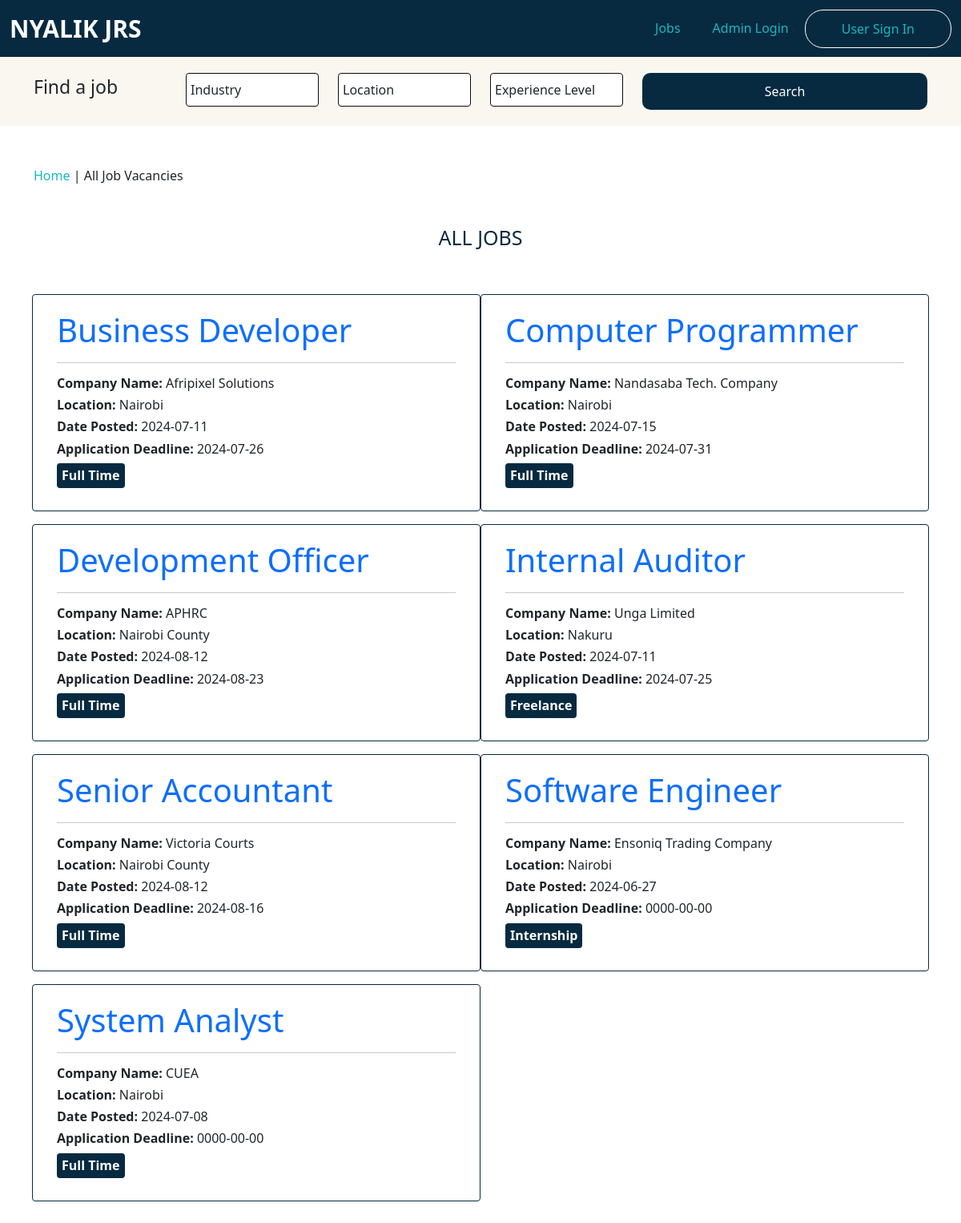
Screenshot of /jobs/explore_all_jobs.php with the database file from the repository.
### tables this page shows
CREATE TABLE `posted_jobs` (
  `jobId` int(11) NOT NULL,
  `jobTitle` varchar(200) NOT NULL,
  `jobDescription` varchar(6000) NOT NULL,
  `jobEmploymentType` varchar(200) NOT NULL,
  `companyName` varchar(200) NOT NULL,
  `totalApplicants` int(11) DEFAULT NULL,
  `coreQualifications` varchar(1200) NOT NULL,
  `date_created` date NOT NULL DEFAULT current_timestamp(),
  `updation_date` datetime DEFAULT NULL ON UPDATE current_timestamp(),
  `status` int(11) NOT NULL,
  `jobLocation` varchar(255) NOT NULL,
  `job_level` varchar(200) NOT NULL,
  `job_salary` varchar(200) NOT NULL,
  `application_deadline` date NOT NULL,
  `job_industry` varchar(255) NOT NULL
);

### jobs/explore_all_jobs.php (the view, shortened to what this page needs)
<?php
include_once "functions/functions.php";
$pdo = databaseConnection();
?>
<?= headerTemplate('JOBS | ALL JOBS'); ?>
<nav class="navbar navbar-expand-lg bg-body-tertiary">
    <div class="container-fluid">
        <a href="index.php?page=home" class="navbar-brand">Nyalik JRS</a>
        <div class="collapse navbar-collapse justify-content-end" id="navbarSupportedContent">
            <?php
            if (!isset($_SESSION["userLoggedIn"]) && $_SESSION["userLoggedIn"] !== true) {
            ?>
                <ul class="navbar-nav">
                    <li class="nav-item">
                        <a class="nav-link" href="index.php?page=jobs/explore_all_jobs">Jobs</a>
                    </li>
                    <li class="nav-item">
                        <a class="nav-link" href="index.php?page=admin/admin_login">Admin Login</a>
                    </li>
                    <li class="nav-item">
                        <a class="nav-link" href="index.php?page=users/user_login">User Sign In</a>
                    </li>
                </ul>
            <?php }
            ?>
        </div>
    </div>
</nav>
<div id="search_form">
    <div class="container">
        <div class="row">
            <div class="col-md-12">
                <form action="" class="search" method="post">
                    <div class="row">
                        <div class="col-2">
                            <div class="form-group">
                                <label for="">Find a job</label>
                            </div>
                        </div>
                        <div class="col-2">
                            <div class="form-group">
                                <select name="job_industry" class="form-control">
                                    <option disabled selected>Industry</option>
                                </select>
                            </div>
                        </div>
                        <div class="col-2">
                            <div class="form-group">
                                <select name="" class="form-control">
                                    <option disabled selected>Location</option>
                                </select>
                            </div>
                        </div>
                        <div class="col-2">
                            <div class="form-group">
                                <select name="" class="form-control">
                                    <option selected disabled>Experience Level</option>
                                </select>
                            </div>
                        </div>
                        <div class="col-4">
                            <div class="form-group">
                                <input type="submit" value="Search" class="btn w-100">
                            </div>
                        </div>
                    </div>
                </form>
            </div>
        </div>
    </div>
</div>
<div class="breadcrumb">
    <div class="container">
        <div class="row">
            <span><a href="index.php?page=home">Home</a> | All Job Vacancies</span>
        </div>
    </div>
</div>
<div id="section_title">
    <div class="container">
        <div class="row">
            <h4 class="text-center">All Jobs</h4>
        </div>
    </div>
</div>
<div id="job_display">
    <div class="container">
        <div class="row">
            <?php
            $sql = $pdo->prepare("SELECT * FROM posted_jobs WHERE status = 1 ORDER BY jobTitle ASC");
            $sql->execute();
            $all_senior_level_jobs = $sql->fetchAll(PDO::FETCH_ASSOC);
            ?>
            <?php foreach ($all_senior_level_jobs as $senior_level_jobs) : ?>
                <div class="job_links col-md-6 my-2">
                    <a href="index.php?page=jobs/individual_job&jobId=<?= $senior_level_jobs['jobId']; ?>">
                        <h1><?= $senior_level_jobs["jobTitle"]; ?></h1>
                    </a>
                    <hr>
                    <h6><span style="font-weight: bold;">Company Name:</span> <span style="font-weight: 300"><?= $senior_level_jobs["companyName"]; ?></span></h6>
                    <h6><span style="font-weight: bold;">Location:</span> <span style="font-weight: 300;"><?= $senior_level_jobs["jobLocation"]; ?></span></h6>
                    <h6><span style="font-weight: bold;">Date Posted:</span> <span style="font-weight: 300;"><?= $senior_level_jobs["date_created"]; ?></span></h6>
                    <h6><span style="font-weight: bold;">Application Deadline:</span> <span style="font-weight: 300;"><?= $senior_level_jobs["application_deadline"]; ?></span></h6>
                    <h6 style="font-weight: bold; width: fit-content"><?= $senior_level_jobs["jobEmploymentType"]; ?></h6>
                </div>
            <?php endforeach; ?>
        </div>
    </div>
</div>

### rows the page displays
posted_jobs: jobTitle "Business Developer", companyName "Afripixel Solutions", jobLocation "Nairobi", date_created "2024-07-11", application_deadline "2024-07-26", jobEmploymentType "Full Time"
posted_jobs: jobTitle "Computer Programmer", companyName "Nandasaba Tech. Company", jobLocation "Nairobi", date_created "2024-07-15", application_deadline "2024-07-31", jobEmploymentType "Full Time"
posted_jobs: jobTitle "Development Officer", companyName "APHRC", jobLocation "Nairobi County", date_created "2024-08-12", application_deadline "2024-08-23", jobEmploymentType "Full Time"
posted_jobs: jobTitle "Internal Auditor", companyName "Unga Limited", jobLocation "Nakuru", date_created "2024-07-11", application_deadline "2024-07-25", jobEmploymentType "Freelance"
posted_jobs: jobTitle "Senior Accountant", companyName "Victoria Courts", jobLocation "Nairobi County", date_created "2024-08-12", application_deadline "2024-08-16", jobEmploymentType "Full Time"
posted_jobs: jobTitle "Software Engineer", companyName "Ensoniq Trading Company", jobLocation "Nairobi", date_created "2024-06-27", application_deadline "0000-00-00", jobEmploymentType "Internship"
posted_jobs: jobTitle "System Analyst", companyName "CUEA", jobLocation "Nairobi", date_created "2024-07-08", application_deadline "0000-00-00", jobEmploymentType "Full Time"
